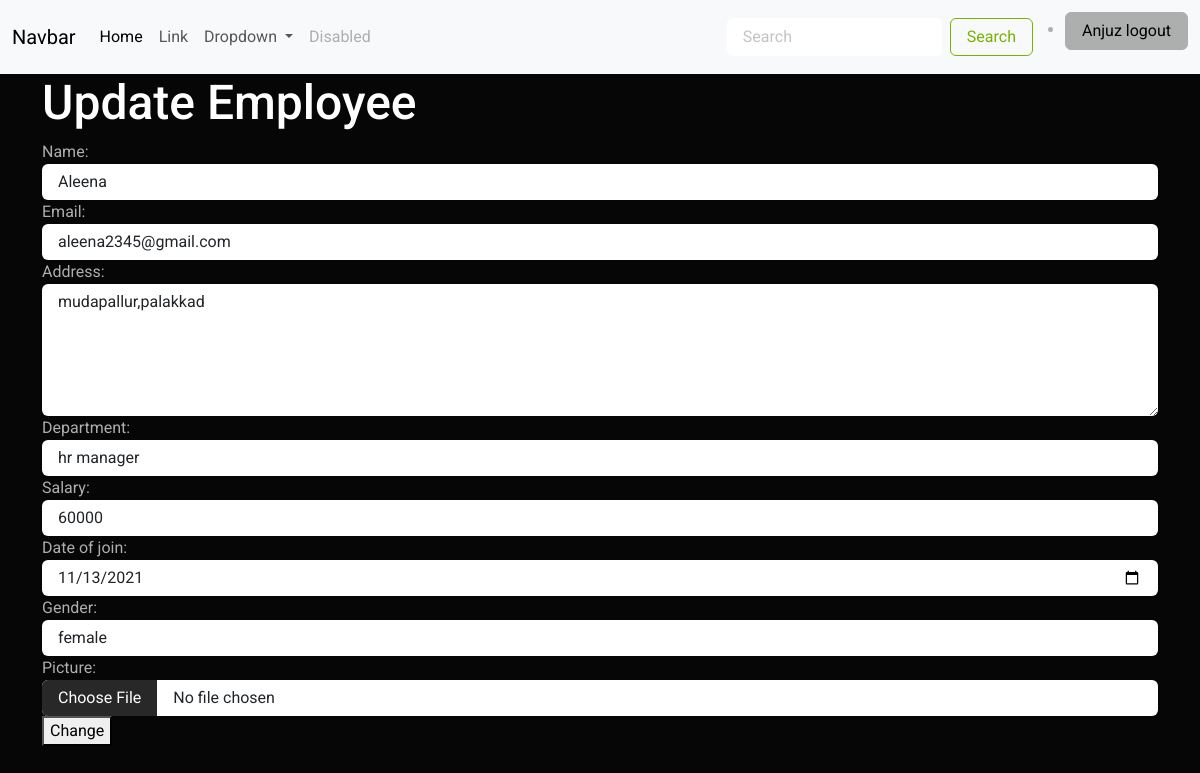
The app's page /employee/3/change/ (signed in) with its own data.
### crm/models.py (models this page shows, shortened)
class Employee(models.Model):
    name=models.CharField(max_length=200)
    email=models.EmailField(unique=True)
    address=models.TextField()
    department=models.CharField(max_length=200)
    salary=models.PositiveIntegerField()
    date_of_join=models.DateField()
    gender_options=(
        ("male","male"),
        ("femlae","female"),
        ("other","other")
    )
    gender=models.CharField(max_length=200,choices=gender_options,default="male")
    picture=models.ImageField(upload_to="employee_images",null=True,blank=True)

### crm/views.py (the view, shortened to what this page needs)
# urls.py: path("employee/<int:pk>/change/",views.EmployeeUpdateView.as_view(),name="employee-update"),
@method_decorator(signin_required,name="dispatch")
class EmployeeUpdateView(View):
    template_name="employee_update.html"
    form_class=EmployeeForm
    def get(self,request,*args,**kwargs):
        id=kwargs.get("pk")
        employee_object=Employee.objects.get(id=id)
        form_instance=self.form_class(instance=employee_object)
        return render(request,self.template_name,{"form":form_instance})

### crm/forms.py
class EmployeeForm(forms.ModelForm):
    class Meta:
        model=Employee
        fields="__all__"
        widgets={
           "name":forms.TextInput(attrs={"class":"form-control"}),
           "email":forms.EmailInput(attrs={"class":"form-control"}),
           "address":forms.Textarea(attrs={"class":"form-control","rows":5}),
           "department":forms.TextInput(attrs={"class":"form-control",}),
           "salary":forms.NumberInput(attrs={"class":"form-control"}),
           "date_of_join":forms.DateInput(attrs={"class":"form-control","type":"date"}),
           "gender":forms.Select(attrs={"class":"form-control"}),
           "picture":forms.FileInput(attrs={"class":"form-control"})
        }

### crm/templates/employee_update.html (shortened to what this page needs)
{%extends 'base.html'%}
{%block main_block%}
<div class="container">
    <h2>Update Employee</h2>
    <form action=""method="post"enctype="multipart/form-data">
        {{form}}
        <button type="submit">Change</button>
    </form>
</div>
{%endblock%}

### crm/templates/base.html (shortened to what this page needs)
<!DOCTYPE html>
{%load static%}
<html lang="en">
<head>
  <link rel="stylesheet" href="{%static 'css/style.css' %}">
</head>
<body>
  <nav class="navbar navbar-expand-lg bg-body-tertiary">
    <div class="container-fluid">
      <a class="navbar-brand" href="#">Navbar</a>
      <div class="collapse navbar-collapse" id="navbarSupportedContent">
        <ul class="navbar-nav me-auto mb-2 mb-lg-0">
          <li class="nav-item">
            <a class="nav-link active" aria-current="page" href="#">Home</a>
          </li>
          <li class="nav-item">
            <a class="nav-link" href="#">Link</a>
          </li>
          <li class="nav-item dropdown">
            <a class="nav-link dropdown-toggle" href="#" role="button" data-bs-toggle="dropdown" aria-expanded="false">
              Dropdown
            </a>
          </li>
          <li class="nav-item">
            <a class="nav-link disabled" aria-disabled="true">Disabled</a>
          </li>
        </ul>
        <form class="d-flex" role="search">
          <input class="form-control me-2" type="search" placeholder="Search" aria-label="Search">
          <button class="btn btn-outline-success" type="submit">Search</button>
        </form>
        <ul>
          <li class="nav-item mt-1">
            <a href="{%url 'signout'%}" class=" btn btn-dark">{{request.user}} logout</a>
          </li>
        </ul>
      </div>
    </div>
  </nav>
  {%block main_block%}
  {%endblock%}
</body>
</html>

### records on screen
Employee: name "Aleena", email "aleena2345@gmail.com", address "mudapallur,palakkad", department "hr manager", salary "60000", date_of_join "11/13/2021", gender "female"

### other values on screen
{{ request.user }} "Anjuz"
